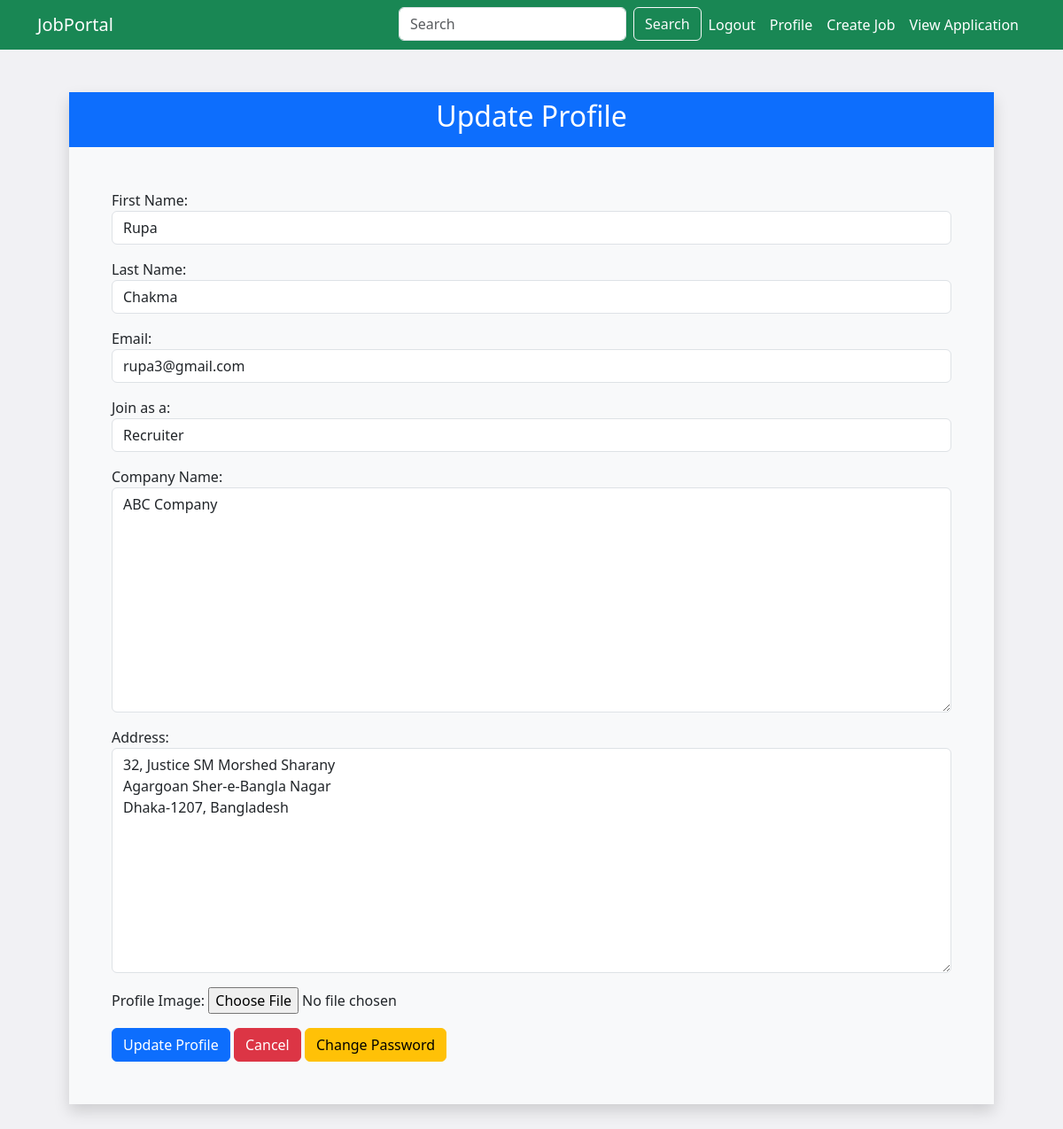
The page /recruiter_update/ (signed in) on the database its author committed.
### app/models.py (models this page shows, shortened)
class CustomUser(AbstractUser):
    user_type = models.CharField(max_length=100)
    first_name = models.CharField(max_length=100)
    last_name = models.CharField(max_length=100)

class Recruiter_Profile(models.Model):
    user_profile = models.OneToOneField(CustomUser,on_delete=models.CASCADE)
    company_name = models.CharField(max_length = 100)
    address = models.TextField()
    profile_image = models.ImageField(upload_to="img", null=True, blank=True)

### app/views.py (the view)
# urls.py: path('recruiter_update/', views.recruiter_profile_update, name="recruiter_update"),
@login_required(login_url='login')
def recruiter_profile_update(request):
    user = request.user
    recruiter_profile, created = Recruiter_Profile.objects.get_or_create(user_profile=user)
    if request.method == 'POST':
        user_form = Profile_Update_Form(request.POST, instance=user)
        form = Recruiter_Profile_Update(request.POST, request.FILES, instance=recruiter_profile)
        if form.is_valid() and user_form.is_valid():
            form.save()
            user_form.save()
            return redirect('recruiter_profile_view')
    else:
        user_form = Profile_Update_Form(instance=user)
        form = Recruiter_Profile_Update(instance=recruiter_profile)  # Correct the instance here
    return render(request, 'recruiter/profile_update.html', {'form': form, 'user_form': user_form})

### app/forms.py
class Recruiter_Profile_Update(forms.ModelForm):
    class Meta:
        model = Recruiter_Profile
        fields = ['company_name','address','profile_image']
        labels = {'company_name':'Company Name','address':'Address','profile_image':'Profile Image'}
        widgets = {
            'company_name':forms.Textarea(attrs={'class':'form-control'}),
            'address':forms.Textarea(attrs={'class':'form-control'}),
            'profile_image': forms.FileInput(attrs={'class': 'form-control-file'}),
        }

class Profile_Update_Form(forms.ModelForm):
    user_type = forms.ChoiceField(
        label='Join as a:',
        choices=[('', '-------'), ('recruiter', 'Recruiter'), ('jobseeker', 'Jobseeker')],
        widget=forms.Select(attrs={'class': 'form-control'})
    )
    class Meta:
        model = CustomUser
        fields = ['first_name', 'last_name', 'email', 'user_type']
        labels = {'first_name': 'First Name', 'last_name': 'Last Name', 'email': 'Email'}
        widgets = {
            'username': forms.TextInput(attrs={'class': 'form-control'}),
            'first_name': forms.TextInput(attrs={'class': 'form-control'}),
            'last_name': forms.TextInput(attrs={'class': 'form-control'}),
            'email': forms.EmailInput(attrs={'class': 'form-control'}),
        }

### app/templates/recruiter/profile_update.html (shortened to what this page needs)
{% extends "base.html" %}
{% block content %}
<div class="container  p-5 mx-auto">
    <div class=" mx-auto  shadow bg-light">
        <div class="card-header  bg-primary p-2">
            <h2 class="text-center  text-white">Update Profile</h2>
          </div>
        <div class="p-5">
            <form method="post" enctype="multipart/form-data">
            {{ user_form.as_p }}
            {{ form.as_p }}
            <button type="submit" class="btn btn-primary">Update Profile</button>
            <button type="submit" class="btn btn-danger">Cancel</button>
            <a href="{% url 'change_password' %}"  class="btn btn-warning">Change Password</a>
            </form>
        </div>
    </div>
</div>
{% endblock content %}

### rows shown on the page
CustomUser: first_name "Rupa", last_name "Chakma", email "rupa3@gmail.com", user_type "Recruiter"
Recruiter_Profile: company_name "ABC Company", address "32, Justice SM Morshed Sharany Agargoan Sher-e-Bangla Nagar Dhaka-1207, Bangladesh"
